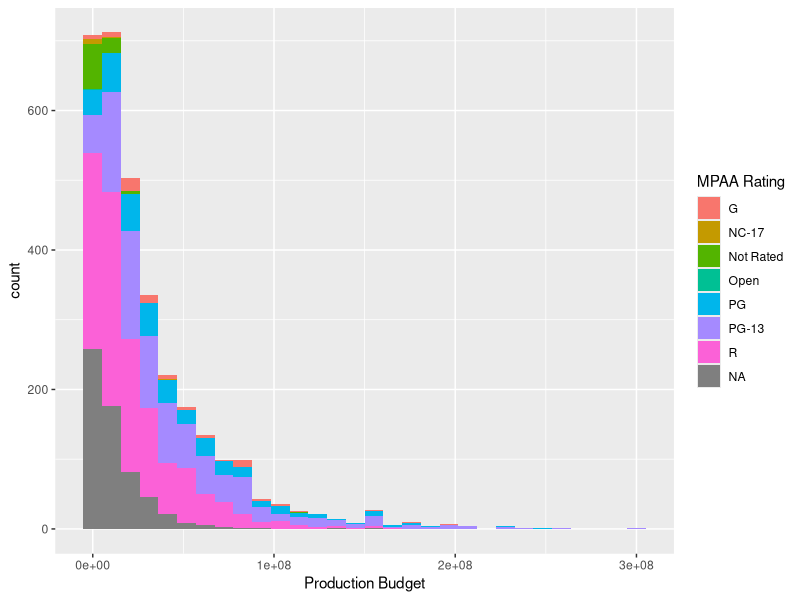

Write the R code that produced this figure.
library(tidyverse)

df <- read_csv("data/movies.csv")
ggplot(df) +
  geom_histogram(aes(x = `Production Budget`, fill = `MPAA Rating`))
